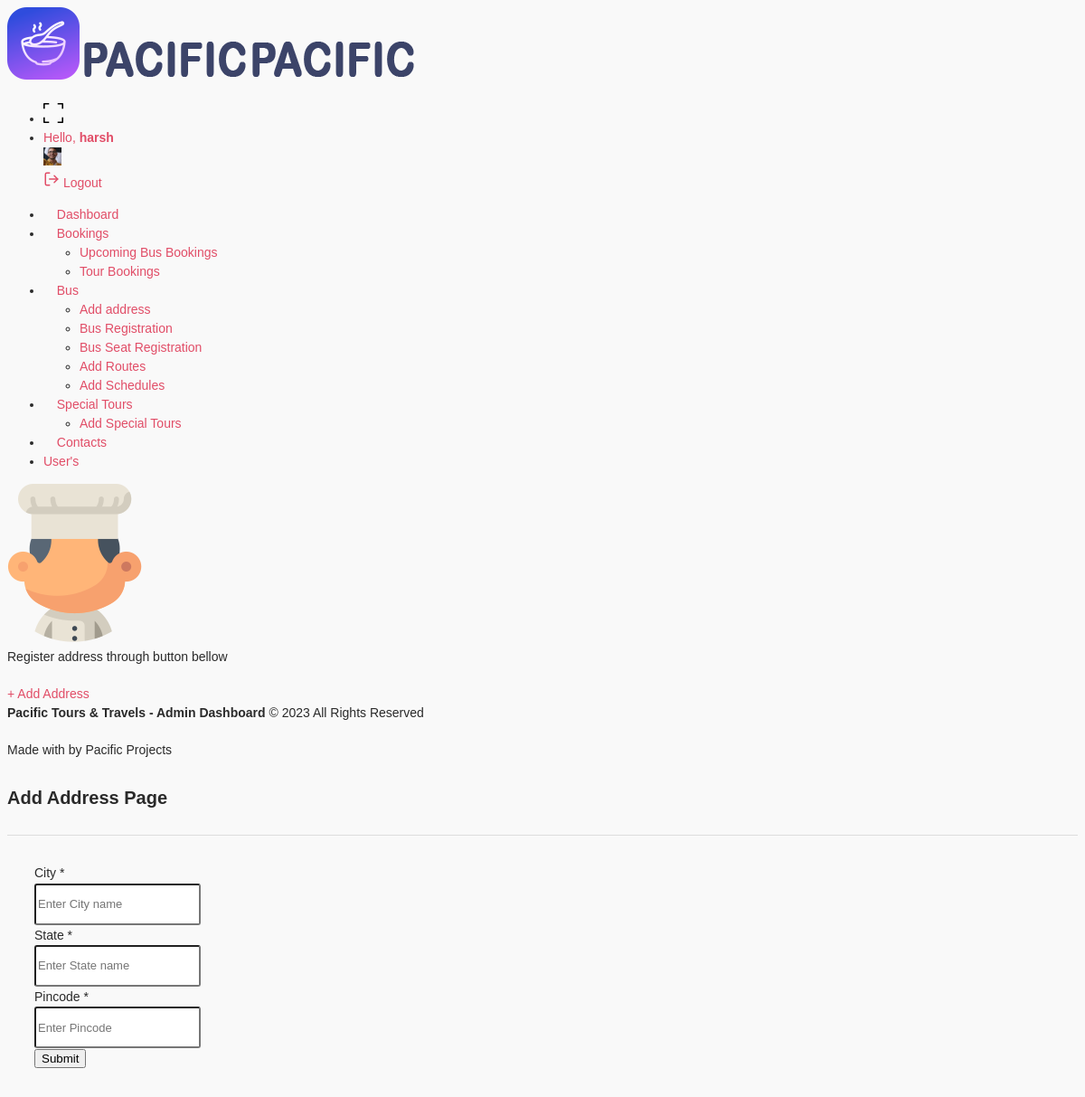
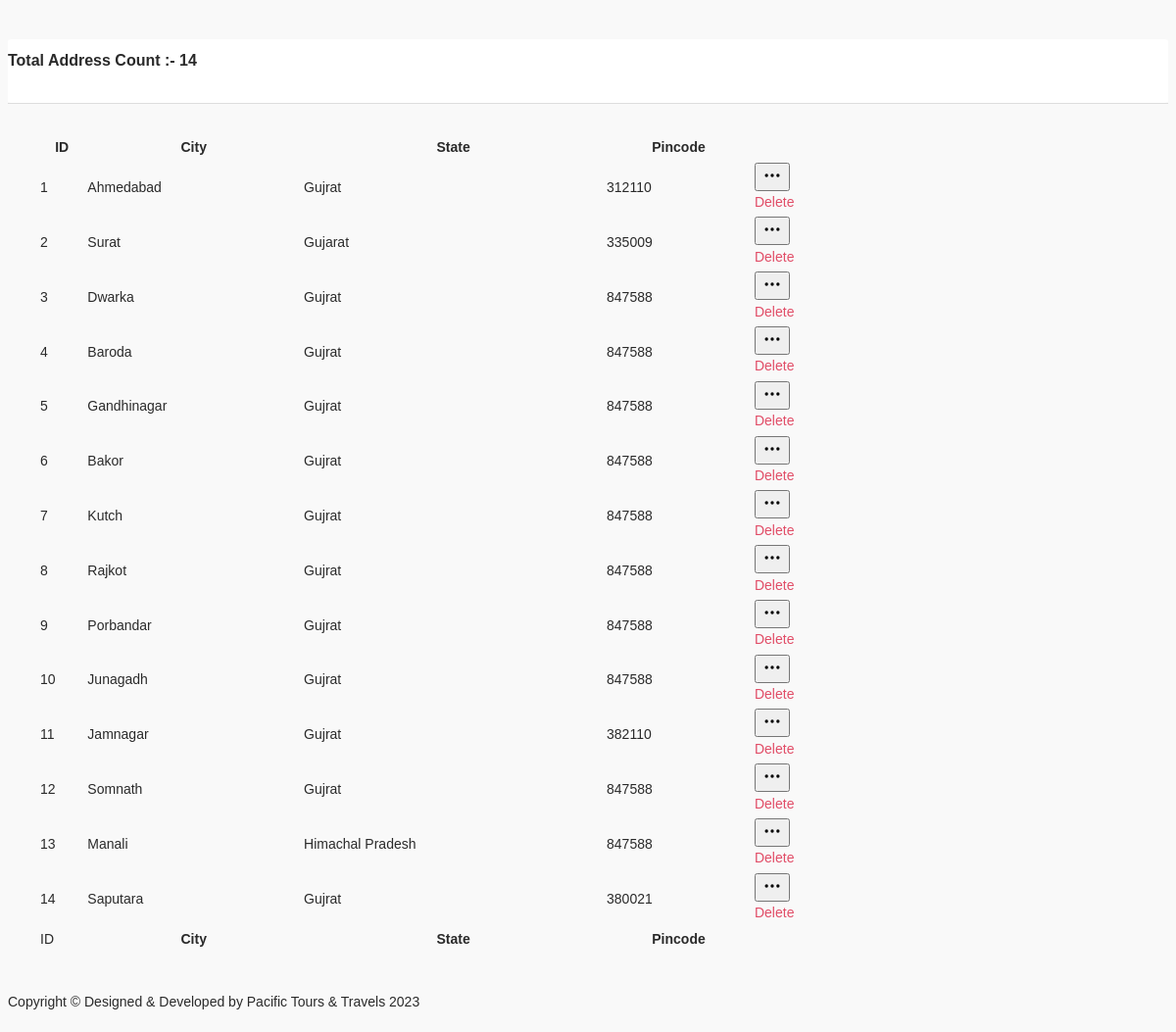
Page /manager/add_address/ (signed in) on the committed database (2 pictures, top to bottom).
### auth_system/models.py (models this page shows)
class CustomUser(AbstractUser):
    user_type = models.CharField(max_length=10,choices=user_choice,default='customer')
    contact = models.CharField(max_length=10,default='')
    gender = models.CharField(max_length=50,choices=gender_choice,default='male')

### booking/models.py (models this page shows, shortened)
class Address(models.Model):
    city = models.CharField(max_length=100,blank=False,null=False,unique=True)
    state = models.CharField(max_length=100,blank=False,null=False)
    pincode = models.CharField(max_length=10,blank=True,null=True)

### manager/views.py (the view)
# urls.py: path('add_address/',views.add_address,name='add_address'),
@login_required(login_url='auth_system:login_user')
def add_address(request):
    if request.method == 'POST':
        form = Add_addressForm(request.POST,request.FILES)
        if form.is_valid():
            form.save()
            messages.success(request,'Address added successfully.')
            return redirect('manager:add_address')
    else:
        form = Add_addressForm()
    context={
        'form':form,
        'cnt':Address.objects.all().count(),
        'data':Address.objects.all()
    }
    return render(request,'manager/add_address.html',context)

### booking/forms.py
class Add_addressForm(forms.ModelForm):
        class Meta:
                model = Address
                fields = ['city','state','pincode']
                widgets = {
                        'city':forms.TextInput(attrs={'class':'form-control input-height','type':'input','placeholder':'Enter City name'}),
                        'state':forms.TextInput(attrs={'class':'form-control input-height','type':'input','placeholder':'Enter State name'}),
                        'pincode':forms.TextInput(attrs={'class':'form-control input-height','type':'input','placeholder':'Enter Pincode'}),
                }

### templates/manager/add_address.html (shortened to what this page needs)
{% extends 'manager/layout.html' %}
{% load static %}
{% block body %}
<div class="content-body">
    <div class="container-fluid">
        <div class="row page-titles mx-0">
            <div class="col-sm-6 p-md-0">
                <div class="welcome-text">
                    <h4>Add Address  Page</h4>
                </div>
            </div>
        </div>
        <div class="card-body">
            <div class="form-validation">
                <form class="" action="." method="post" enctype='multipart/form-data'>
                    <div class="row">
                        <div class="col-xl-12">
                            {% for i in form %}
                            <div class="mb-3 row">
                                <label class="col-lg-4 col-form-label">{{ i.label }}
                                    <span class="text-danger">*{{i.error}}</span>
                                </label>
                                <div class="col-lg-6">
                                    {{ i }}
                                </div>
                            </div>
                            {% endfor %}
                            <div class="mb-3 row">
                                <div class="col-lg-8 ms-auto">
                                    <button type="submit" class="btn btn-primary">Submit</button>
                                </div>
                            </div>
                        </div>
                    </div>
                </form>
            </div>
        </div>
        <div class="row">
            <div class="col-12">
                <div class="card">
                    <div class="card-header">
                        <h4 class="card-title">Total Address Count :- {{cnt}}</h4>
                    </div>
                    <div class="card-body">
                        <div class="table-responsive">
                            <table id="example" class="display" style="min-width: 845px">
                                <thead>
                                    <tr>
                                        <th>ID</th>
                                        <th>City</th>
                                        <th>State</th>
                                        <th>Pincode</th>
                                        <th></th>
                                    </tr>
                                </thead>
                                <tbody>
                                    {% for i in data %}
                                    <tr>
                                        <td>{{i.id}}</td>
                                        <td>{{i.city}}</td>
                                        <td>{{i.state}}</td>
                                        <td>{{i.pincode}}</td>
                                        <td>
                                            <div class="dropdown">
                                                <button type="button" class="btn btn-success light sharp" data-bs-toggle="dropdown">
                                                </button>
                                                <div class="dropdown-menu">
                                                    <a class="dropdown-item" href="#">Delete</a>
                                                </div>
                                            </div>
                                        </td>
                                    </tr>
                                    {% endfor %}
                                </tbody>
                                <tfoot>
                                    <tr>
                                        <td>ID</td>
                                        <th>City</th>
                                        <th>State</th>
                                        <th>Pincode</th>
                                        <th></th>
                                    </tr>
                                </tfoot>
                            </table>
                        </div>
                    </div>
                </div>
            </div>
        </div>
    </div>
</div>
{% endblock body %}

### templates/manager/layout.html (shortened to what this page needs)
{% load static %}
<!DOCTYPE html>
<html lang="en">
<head>
    <link href="{% static 'dashboard/vendor/jqvmap/css/jqvmap.min.css' %}" rel="stylesheet">
    <link rel="stylesheet" href="{% static 'dashboard/vendor/chartist/css/chartist.min.css' %}">
    <link href="{% static 'dashboard/vendor/bootstrap-select/dist/css/bootstrap-select.min.css' %}" rel="stylesheet">
    <link href="{% static 'dashboard/css/style.css' %}" rel="stylesheet">
    <link href="{% static 'dashboard/css/LineIcons.css' %}" rel="stylesheet">
    <link rel="stylesheet" href="{% static 'dashboard/icons/flaticon/flaticon.css' %}">
    <link href="{% static 'dashboard/vendor/datatables/css/jquery.dataTables.min.css' %} " rel="stylesheet">
    <link href="{% static 'dashboard/vendor/bootstrap-select/dist/css/bootstrap-select.min.css' %}" rel="stylesheet">
</head>
<body>
    <div id="main-wrapper">
        <div class="nav-header">
            <a href="{% url 'manager:dashboard' %}" class="brand-logo">
                <img class="logo-abbr" src="{% static 'dashboard/images/logo.png' %}" alt="">
                <img class="logo-compact" src="{% static 'dashboard/images/logo-text.png' %}" alt="">
                <img class="brand-title" src="{% static 'dashboard/images/logo-text.png' %}" alt="">
            </a>
        </div>
        <div class="header">
            <div class="header-content">
                <nav class="navbar navbar-expand">
                    <div class="collapse navbar-collapse justify-content-between">
                        <ul class="navbar-nav header-right">
                            <li class="nav-item dropdown notification_dropdown">
                                <a class="nav-link dz-fullscreen primary" href="#">
                                </a>
                            </li>
                            <li class="nav-item dropdown header-profile">
                                <a class="nav-link" href="#" role="button" data-bs-toggle="dropdown">
                                    <div class="header-info">
                                        <span>Hello, <strong>{{user}}</strong></span>
                                    </div>
                                    <img src="{% static 'dashboard/images/profile/pic1.jpg' %}" width="20" alt="" />
                                </a>
                                <div class="dropdown-menu dropdown-menu-right">
                                    <a href="{% url 'auth_system:logout_user' %}" class="dropdown-item ai-icon">
                                        <span class="ms-2">Logout </span>
                                    </a>
                                </div>
                            </li>
                        </ul>
                    </div>
                </nav>
            </div>
        </div>
        <div class="deznav">
            <div class="deznav-scroll">
                <ul class="metismenu" id="menu">
                    <li><a class=" ai-icon" href="{% url 'manager:dashboard' %}" aria-expanded="false">
                            <i class="flaticon-381-networking"></i>
                            <span class="nav-text">Dashboard</span>
                        </a>
                    </li>
                    <li><a class="has-arrow ai-icon" href="javascript:void()" aria-expanded="false">
                            <i class="flaticon-381-notepad"></i>
                            <span class="nav-text">Bookings</span>
                        </a>
                        <ul aria-expanded="false">
                            <li><a href="{% url 'manager:all_bookings' %}">Upcoming Bus Bookings</a></li>
                            <li><a href="{% url 'manager:tour_bookings' %}">Tour Bookings</a></li>
                        </ul>
                    </li>
                    <li><a class="has-arrow ai-icon" href="javascript:void()" aria-expanded="false">
                            <i class="flaticon-381-television"></i>
                            <span class="nav-text">Bus</span>
                        </a>
                        <ul aria-expanded="false">
                            <li><a href="{% url 'manager:add_address' %}">Add address</a></li>
                            <li><a href="{% url 'manager:bus_registration' %}">Bus Registration</a></li>
                            <li><a href="{% url 'manager:add_bus_seat' %}">Bus Seat Registration</a></li>
                            <li><a href="{% url 'manager:add_routes' %}">Add Routes</a></li>
                            <li><a href="{% url 'manager:add_schedules' %}">Add Schedules</a></li>
                        </ul>
                    </li>
                    <li><a class="has-arrow ai-icon" href="javascript:void()" aria-expanded="false">
                            <i class="flaticon-381-controls-3"></i>
                            <span class="nav-text">Special Tours</span>
                        </a>
                        <ul aria-expanded="false">
                            <li><a href="{% url 'manager:add_special_tours' %}">Add Special Tours</a></li>
                        </ul>
                    </li>
                    <li><a class=" ai-icon" href="{% url 'manager:contact_us' %}" aria-expanded="false">
                            <i class="flaticon-381-database"></i>
                            <span class="nav-text">Contacts</span>
                        </a>
                    </li>
                    <li><a class=" ai-icon" href="{% url 'manager:all_users' %}" aria-expanded="false">
                            <span class="nav-text">User's</span>
                        </a>
                    </li>
                </ul>
                <div class="add-menu-sidebar">
                    <img src="images/icon1.png" alt="" />
                    <p>Register address through button bellow</p>
                    <a href="{% url 'manager:add_address' %}" class="btn bg-white text-black">+ Add Address</a>
                </div>
                <div class="copyright">
                    <p><strong>Pacific Tours & Travels - Admin Dashboard</strong> © 2023 All Rights Reserved</p>
                    <p>Made with  by Pacific Projects </p>
                </div>
            </div>
        </div>
        {% block body %}
        {% endblock body %}
        <div class="footer">
            <div class="copyright">
                <p>Copyright © Designed &amp; Developed by Pacific Tours & Travels </a> 2023</p>
            </div>
        </div>
    </div>
</body>
</html>

### rows in the picture
Address: id "1", city "Ahmedabad", state "Gujrat", pincode "312110"
Address: id "2", city "Surat", state "Gujarat", pincode "335009"
Address: id "3", city "Dwarka", state "Gujrat", pincode "847588"
Address: id "4", city "Baroda", state "Gujrat", pincode "847588"
Address: id "5", city "Gandhinagar", state "Gujrat", pincode "847588"
Address: id "6", city "Bakor", state "Gujrat", pincode "847588"
Address: id "7", city "Kutch", state "Gujrat", pincode "847588"
Address: id "8", city "Rajkot", state "Gujrat", pincode "847588"
Address: id "9", city "Porbandar", state "Gujrat", pincode "847588"
Address: id "10", city "Junagadh", state "Gujrat", pincode "847588"
Address: id "11", city "Jamnagar", state "Gujrat", pincode "382110"
Address: id "12", city "Somnath", state "Gujrat", pincode "847588"
Address: id "13", city "Manali", state "Himachal Pradesh", pincode "847588"
Address: id "14", city "Saputara", state "Gujrat", pincode "380021"

### other values in the picture
{{ user }} "harsh"
{{ i.label }} "City" "State" "Pincode"
{{ cnt }} "14"
